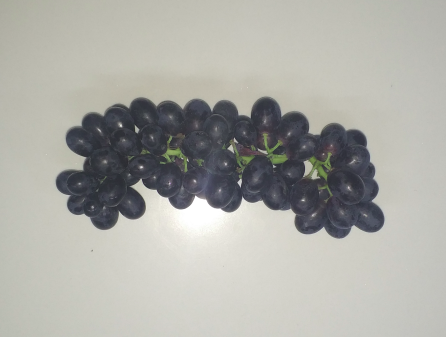
#> input picture img/blob2.png, 446 x 337 px
$ jupyter execute ValeFruit-Testes.ipynb   (older library calls are emulated)
#> lines starting #> are read from the running program, lines starting #| are printed output that depends on the picture; after the words box and inside, x2 and y2 are one past the last pixel; in counts of white or black regions, pixels touching at a corner belong together; long printed decimals are rounded
[cell 1]
import time
import paho.mqtt.client as mqtt

# The callback for when the client receives a CONNACK response from the server.
def on_connect(client, userdata, flags, rc):
    print("Connected with result code "+str(rc))

    # Subscribing in on_connect() means that if we lose the connection and
    # reconnect then subscriptions will be renewed.
    client.subscribe("no_1/temperatura")
    client.subscribe("no_1/umidade")

# The callback for when a PUBLISH message is received from the server.
def on_message(client, userdata, msg):
    print(msg.topic+" "+str(msg.payload))


client = mqtt.Client()
client.on_connect = on_connect
client.on_message = on_message

client.username_pw_set("ha", "jdep260")
client.connect("192.168.43.81", 1883, 60)

# Blocking call that processes network traffic, dispatches callbacks and
# handles reconnecting.
# Other loop*() functions are available that give a threaded interface and a
# manual interface.
# client.subscribe("teste",0)


print("Publishing message to topic","house/bulbs/bulb1")
# client.publish("teste","OFF")
time.sleep(5)
client.publish("no_1/temperatura","hmmmmmm")

client.loop_forever()

# topic valefruit/farm01/esp01/sensors/air_humidity
# topic valefruit/farm01/esp01/sensors/air_temperature
# topic valefruit/farm01/esp01/sensors/light
# topic valefruit/farm01/esp01/sensors/soil_humidity


# topic valefruit/farm01/no_01/sensores/air_humidity
# topic valefruit/farm01/no_01/sensores/air_temperature
# topic valefruit/farm01/no_01/sensores/light
# topic valefruit/farm01/no_01/sensores/soil_humidity

[cell 2]
import time
import paho.mqtt.client as paho
# broker="broker.hivemq.com"
broker="10.10.1.55"
#define callback
def on_message(client, userdata, message):
    time.sleep(1)
    print("received message =",str(message.payload.decode("utf-8")))

client= paho.Client("client-001") #create client object client1.on_publish = on_publish #assign function to callback client1.connect(broker,port) #establish connection client1.publish("house/bulb1","on")
######Bind function to callback
client.on_message=on_message
#####
print("connecting to broker ",broker)
client.connect(broker)#connect
client.loop_start() #start loop to process received messages
print("subscribing ")
client.subscribe("teste")#subscribe
time.sleep(2)
print("publishing ")
client.publish("house/bulb1","on")#publish
time.sleep(4)
client.disconnect() #disconnect
client.loop_stop() #stop loop

[cell 3]
# Exemplo 01 - 68 uvas no cacho
# Exemplo 02 - 58 uvas no cacho
# Uvas cilíndricas

# Standard imports
from __future__ import print_function
import cv2 as cv2
import numpy as np
import argparse
import random as rng


# Read image
# im = cv2.imread("blob.jpg", cv2.IMREAD_GRAYSCALE)
# im = cv2.imread("blob.jpg")

im = cv2.imread("img/blob2.png")
#> im is the input picture: shape (337, 446, 3); mean B, G, R 165.6, 171.4, 171.5

# cv2.imshow("Keypoints", im)
# cv2.waitKey() #image will not show until this is called
# cv2.destroyWindow("Keypoints",) #make sure window closes cleanly
# Set up the detector with default parameters.
detector = cv2.SimpleBlobDetector_create()

# Detect blobs.
keypoints = detector.detect(im)
#> keypoints = ()

# Draw detected blobs as red circles.
# cv2.DRAW_MATCHES_FLAGS_DRAW_RICH_KEYPOINTS ensures the size of the circle corresponds to the size of blob
im_with_keypoints = cv2.drawKeypoints(im, keypoints, np.array([]), (0,0,255), cv2.DRAW_MATCHES_FLAGS_DRAW_RICH_KEYPOINTS)

# Show keypoints
# cv2.imshow("Keypoints", im_with_keypoints)
# cv2.waitKey(0)


threshold = 100

src = im
src_gray = cv2.cvtColor(src, cv2.COLOR_BGR2GRAY)

img = cv2.imread("img/blob2.png",0)
#> img: shape (337, 446); min 42, max 255, mean 170.4
img = cv2.medianBlur(img,5)
cimg = cv2.cvtColor(img,cv2.COLOR_GRAY2BGR)


src_gray = cv2.blur(src_gray, (3,3))

canny_output2 = cv2.Canny(src_gray, 180, 200, 3)
#> canny_output2: shape (337, 446); 1.2% white in thin lines or dots, all inside (x1, y1, x2, y2) = (55, 97, 385, 239)
blur = cv2.GaussianBlur(canny_output2, (5,5), 0)

circles = cv2.HoughCircles(img,cv2.HOUGH_GRADIENT,1,20,
                            param1=50,param2=30,minRadius=10,maxRadius=0)
#> circles = 48 rows, first 8: [283.5, 192.5, 46.3], [222.5, 147.5, 47.6], [114.5, 159.5, 54], [246.5, 81.5, 129.9], [282.5, 239.5, 97.3], [303.5, 175.5, 48.2], [196.5, 171.5, 41.9], [145.5, 171.5, 40.8]

circles = np.uint16(np.around(circles))
#> circles = 48 rows, first 8: [284, 192, 46], [222, 148, 48], [114, 160, 54], [246, 82, 130], [282, 240, 97], [304, 176, 48], [196, 172, 42], [146, 172, 41]
for i in circles[0,:]:
    # draw the outer circle
    cv2.circle(cimg,(i[0],i[1]),i[2],(0,255,0),2)
    # draw the center of the circle
    cv2.circle(cimg,(i[0],i[1]),2,(0,0,255),3)
#> this loop made 48 passes
#> i on passes 1 to 12: [284, 192, 46], [222, 148, 48], [114, 160, 54], [246, 82, 130], [282, 240, 97], [304, 176, 48], [196, 172, 42], [146, 172, 41], [300, 144, 34], [232, 170, 40], [262, 56, 125], [260, 216, 69]
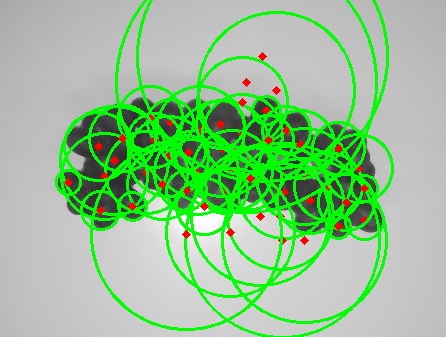
#> cimg: shape (337, 446, 3); mean B, G, R 146.7, 192.1, 149.3


canny_output = cv2.Canny(src_gray, threshold, threshold * 2)


_, contours, _ = cv2.findContours(canny_output, cv2.RETR_TREE, cv2.CHAIN_APPROX_SIMPLE)
#> contours = 59 contours, 48 with area under 20; largest, box (x1, y1, x2, y2) and area: (120, 97, 385, 239) 194, (55, 97, 211, 230) 112, (303, 160, 313, 177) 92, (303, 160, 313, 177) 82, (258, 132, 279, 169) 52


contours_poly = [None]*len(contours)
#> contours_poly = 59 items
boundRect = [None]*len(contours)
#> boundRect = 59 items
centers = [None]*len(contours)
#> centers = 59 items
radius = [None]*len(contours)
#> radius = 59 items
for i, c in enumerate(contours):
    contours_poly[i] = cv2.approxPolyDP(c, 3, True)
    boundRect[i] = cv2.boundingRect(contours_poly[i])
    centers[i], radius[i] = cv2.minEnclosingCircle(contours_poly[i])
#> this loop made 59 passes
#> c on passes 33, 56: [[103, 160], [103, 163], [106, 163], [106, 160]], [[120, 123], [122, 125], [120, 127], [118, 125]]
#> after the loop, boundRect = 59 items, first 6: (360, 213, 8, 4), (311, 214, 6, 3), (312, 212, 3, 5), (101, 205, 5, 5), (103, 206, 2, 4), (91, 205, 3, 4); centers = 59 pairs, first value 79 to 363.5, second value 113 to 215; contours_poly = 59 contours, 48 with area under 20; largest, box (x1, y1, x2, y2) and area: (120, 97, 385, 239) 154, (55, 97, 211, 230) 126, (162, 148, 189, 173) 54, (303, 160, 313, 177) 54, (272, 143, 289, 164) 50; radius = 59 values, max 132.5 at index 57, min 0.0001 at index 46, mean 7.83


drawing = np.zeros((canny_output.shape[0], canny_output.shape[1], 3), dtype=np.uint8)


for i in range(len(contours)):
    color = (rng.randint(0,256), rng.randint(0,256), rng.randint(0,256))
    cv2.drawContours(drawing, contours_poly, i, color)
#     cv2.rectangle(drawing, (int(boundRect[i][0]), int(boundRect[i][1])), \
#       (int(boundRect[i][0]+boundRect[i][2]), int(boundRect[i][1]+boundRect[i][3])), color, 2)
    cv2.circle(drawing, (int(centers[i][0]), int(centers[i][1])), int(radius[i]), color, 2)
#> this loop made 59 passes
#> color on passes 1 to 12: (197, 215, 20), (132, 248, 207), (155, 244, 183), (111, 71, 144), (71, 48, 128), (75, 158, 50), (37, 169, 241), (51, 181, 222), (161, 104, 244), (226, 133, 31), (7, 47, 204), (0, 252, 170)


# cv2.imshow('Contours', circles)
cv2.imshow('detected circles',img)
cv2.waitKey(0)
cv2.destroyAllWindows()

[cell 4]
from __future__ import print_function
import cv2 as cv
import numpy as np
import argparse
import random as rng
rng.seed(12345)
def thresh_callback(val):
#> called with val = 100
    threshold = val

    canny_output = cv.Canny(src_gray, threshold, threshold * 2)


    _, contours, _ = cv.findContours(canny_output, cv.RETR_TREE, cv.CHAIN_APPROX_SIMPLE)


    contours_poly = [None]*len(contours)
#> contours_poly = 59 items
    boundRect = [None]*len(contours)
#> boundRect = 59 items
    centers = [None]*len(contours)
#> centers = 59 items
    radius = [None]*len(contours)
#> radius = 59 items
    for i, c in enumerate(contours):
        contours_poly[i] = cv.approxPolyDP(c, 3, True)
        boundRect[i] = cv.boundingRect(contours_poly[i])
        centers[i], radius[i] = cv.minEnclosingCircle(contours_poly[i])
#> after the loop, boundRect = 59 items, first 6: (360, 213, 8, 4), (311, 214, 6, 3), (312, 212, 3, 5), (101, 205, 5, 5), (103, 206, 2, 4), (91, 205, 3, 4); centers = 59 pairs, first value 79 to 363.5, second value 113 to 215; contours_poly = 59 contours, 48 with area under 20; largest, box (x1, y1, x2, y2) and area: (120, 97, 385, 239) 154, (55, 97, 211, 230) 126, (162, 148, 189, 173) 54, (303, 160, 313, 177) 54, (272, 143, 289, 164) 50; radius = 59 values, max 132.5 at index 57, min 0.0001 at index 46, mean 7.83


    drawing = np.zeros((canny_output.shape[0], canny_output.shape[1], 3), dtype=np.uint8)


    for i in range(len(contours)):
        color = (rng.randint(0,256), rng.randint(0,256), rng.randint(0,256))
        cv.drawContours(drawing, contours_poly, i, color)
        cv.rectangle(drawing, (int(boundRect[i][0]), int(boundRect[i][1])), \
          (int(boundRect[i][0]+boundRect[i][2]), int(boundRect[i][1]+boundRect[i][3])), color, 2)
        cv.circle(drawing, (int(centers[i][0]), int(centers[i][1])), int(radius[i]), color, 2)
#> this loop made 59 passes
#> color on passes 1 to 12: (213, 5, 152), (188, 99, 138), (223, 82, 191), (63, 221, 133), (89, 95, 181), (46, 211, 85), (75, 105, 39), (97, 174, 164), (12, 234, 173), (13, 212, 1), (3, 83, 91), (146, 50, 212)
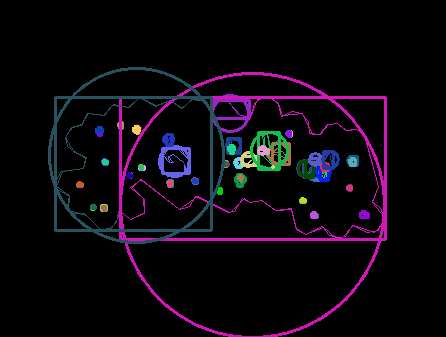
#> drawing: shape (337, 446, 3); mean of channels 0, 1, 2 13.3, 6.2, 11; drawn as B, G, R


    cv.imshow('Contours', drawing)

parser = argparse.ArgumentParser(description='Code for Creating Bounding boxes and circles for contours tutorial.')
parser.add_argument('--input', help='Path to input image.', default='stuff.jpg')
args = parser.parse_args()
src = cv.imread(cv.samples.findFile(args.input))
if src is None:
    print('Could not open or find the image:', args.input)
    exit(0)
# Convert image to gray and blur it
src_gray = cv.cvtColor(src, cv.COLOR_BGR2GRAY)
src_gray = cv.blur(src_gray, (3,3))
source_window = 'Source'
cv.namedWindow(source_window)
cv.imshow(source_window, src)
max_thresh = 255
thresh = 100 # initial threshold
cv.createTrackbar('Canny thresh:', source_window, thresh, max_thresh, thresh_callback)
thresh_callback(thresh)
cv.waitKey()
#> Out = 27

# WATERSHED

[cell 5]
import numpy as np
import cv2 as cv
from matplotlib import pyplot as plt
img = cv.imread('blob.jpg')
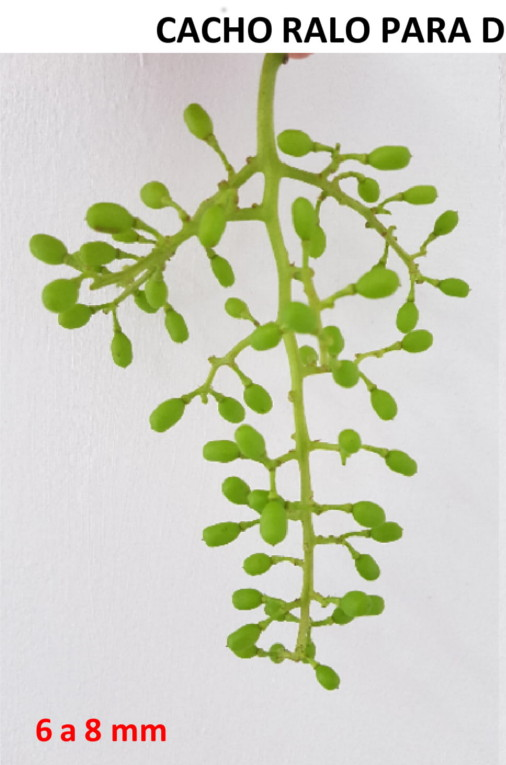
#> input picture img/blob.jpg, 506 x 765 px, found by its file name
#> img is the input picture: shape (765, 506, 3); mean B, G, R 192.9, 209.2, 207.2
gray = cv.cvtColor(img,cv.COLOR_BGR2GRAY)
ret, thresh = cv.threshold(gray,0,255,cv.THRESH_BINARY_INV+cv.THRESH_OTSU)
#> thresh: shape (765, 506); 16.5% white; 21 white regions (1 under 20 px), largest, box (x1, y1, x2, y2) and area: (30, 53, 470, 690) 58286, (248, 17, 272, 43) 354, (346, 17, 370, 43) 351
#> ret = 175


# noise removal

# noise removal
kernel = np.ones((3,3),np.uint8)
opening = cv.morphologyEx(thresh,cv.MORPH_OPEN,kernel, iterations = 2)
#> opening: shape (765, 506); 15.7% white; 57 white regions, largest, box (x1, y1, x2, y2) and area: (30, 53, 424, 690) 43021, (335, 256, 400, 299) 1339, (392, 293, 433, 353) 1247
# sure background area
sure_bg = cv.dilate(opening,kernel,iterations=3)
#> sure_bg: shape (765, 506); 25% white; 20 white regions, largest, box (x1, y1, x2, y2) and area: (27, 50, 461, 693) 75606, (379, 14, 473, 46) 2522, (177, 14, 275, 46) 2454
# Finding sure foreground area
dist_transform = cv.distanceTransform(opening,cv.DIST_L2,5)
ret, sure_fg = cv.threshold(dist_transform,0.7*dist_transform.max(),255,0)
#> sure_fg: shape (765, 506) float32; 0.41% white; 31 white regions (14 under 20 px), largest, box (x1, y1, x2, y2) and area: (200, 199, 228, 234) 306, (98, 213, 125, 231) 207, (264, 502, 280, 533) 165
#> ret = 11.76
# Finding unknown region
sure_fg = np.uint8(sure_fg)
unknown = cv.subtract(sure_bg,sure_fg)
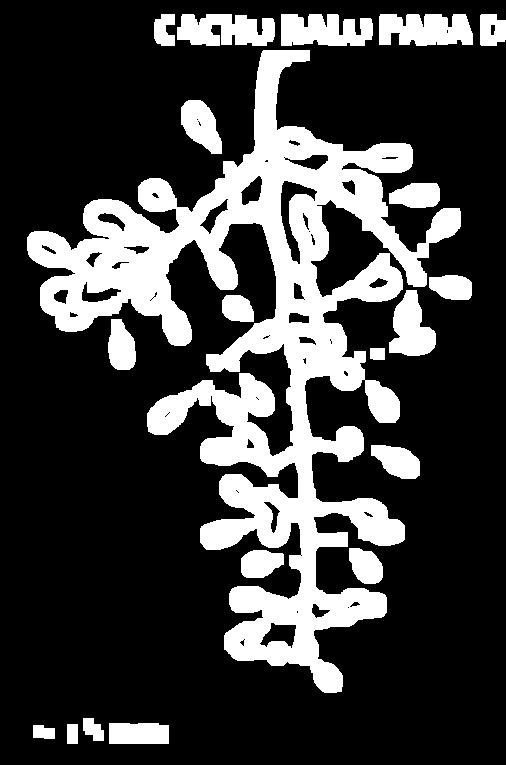
#> unknown: shape (765, 506); 24.6% white; 20 white regions, largest, box (x1, y1, x2, y2) and area: (27, 50, 461, 693) 74035, (379, 14, 473, 46) 2522, (177, 14, 275, 46) 2454


# Marker labelling
ret, markers = cv.connectedComponents(sure_fg)
#> markers: shape (765, 506) int32; 32 distinct labels, from 0 to 31
#> ret = 32
# Add one to all labels so that sure background is not 0, but 1
markers = markers+1
#> markers: shape (765, 506) int32; 32 distinct labels, from 1 to 32
# Now, mark the region of unknown with zero
markers[unknown==255] = 0
#> markers: shape (765, 506) int32; 33 distinct labels, from 0 to 32

markers = cv.watershed(img,markers)
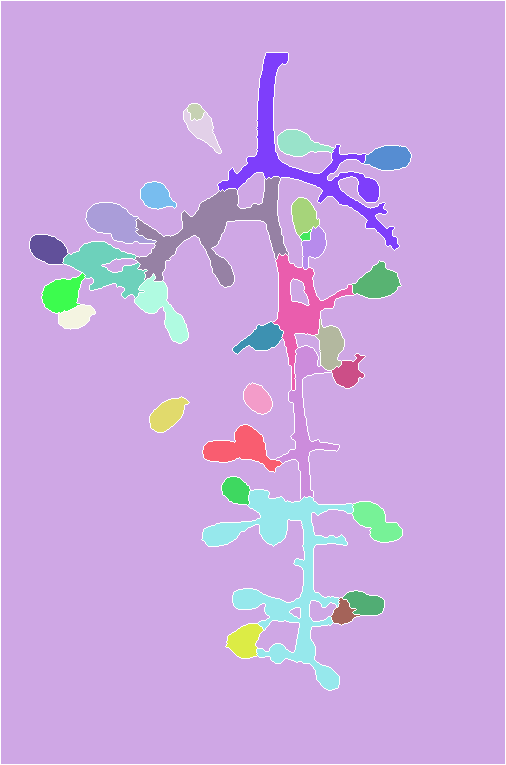
#> markers: shape (765, 506) int32; 33 distinct labels, from -1 to 32; one colour per label, 0 black, -1 white
img[markers == -1] = [255,0,0]
#> img: shape (765, 506, 3); 2.28% of pixels changed, all inside (x1, y1, x2, y2) = (0, 0, 506, 765)

cv.imshow('Source',img)
cv.waitKey(0)
cv.destroyAllWindows()

[cell 6]
import cv2

raw_image = cv2.imread('img/blob.jpg')
cv2.imshow('Original Image', raw_image)
cv2.waitKey(0)

bilateral_filtered_image = cv2.bilateralFilter(raw_image, 5, 175, 175)
cv2.imshow('Bilateral', bilateral_filtered_image)
cv2.waitKey(0)


edge_detected_image = cv2.Canny(bilateral_filtered_image, 75, 200)
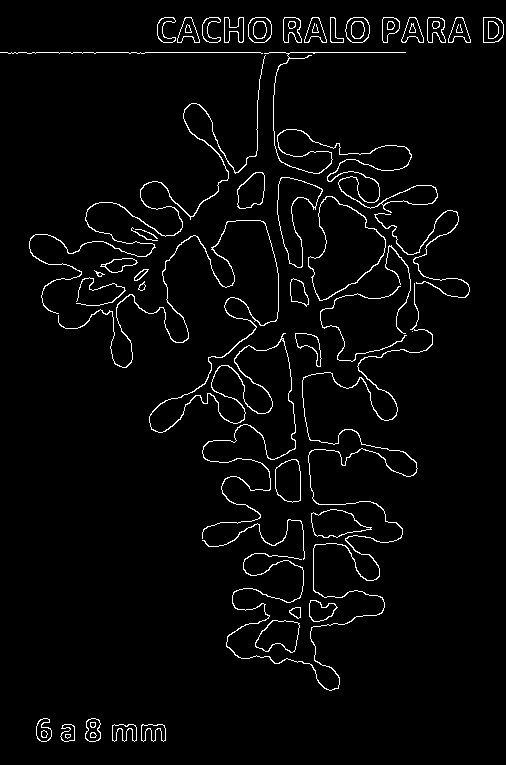
#> edge_detected_image: shape (765, 506); 3.2% white in thin lines or dots
cv2.imshow('Edge', edge_detected_image)
cv2.waitKey(0)

_, contours, hierarchy = cv2.findContours(edge_detected_image, cv2.RETR_TREE, cv2.CHAIN_APPROX_SIMPLE)
#> contours = 108 contours, 12 with area under 20; largest, box (x1, y1, x2, y2) and area: (308, 196, 386, 301) 4688, (308, 196, 386, 301) 4594, (277, 177, 323, 268) 1797, (277, 177, 323, 268) 1760, (311, 509, 372, 538) 1072

contour_list = []
for contour in contours:
    approx = cv2.approxPolyDP(contour,0.01*cv2.arcLength(contour,True),True)
    area = cv2.contourArea(contour)
    if ((len(approx) > 8) & (len(approx) < 23) & (area > 30) ):
        contour_list.append(contour)
#> this loop made 108 passes
#> area on passes 1, 2, 3, 4, 5, 6, 9, 10, 11, 12, 13, 14: 242, 232.5, 242.5, 229.5, 175, 167, 287, 269.5, 25, 21, 24, 20
#> after the loop, contour_list = 78 contours; largest, box (x1, y1, x2, y2) and area: (308, 196, 386, 301) 4688, (308, 196, 386, 301) 4594, (277, 177, 323, 268) 1797, (277, 177, 323, 268) 1760, (311, 509, 372, 538) 1072

cv2.drawContours(raw_image, contour_list,  -1, (255,0,0), 2)
#> raw_image: shape (765, 506, 3); 4.06% of pixels changed, all inside (x1, y1, x2, y2) = (35, 16, 505, 743)
cv2.imshow('Objects Detected',raw_image)
cv2.waitKey(0)
cv2.destroyAllWindows()

[cell 7]
# USAGE
# python watershed.py --image images/coins_01.png

# import the necessary packages
from skimage.feature import peak_local_max
from skimage.morphology import watershed
from scipy import ndimage
import numpy as np
import argparse
import cv2

# construct the argument parse and parse the arguments
# ap = argparse.ArgumentParser()
# ap.add_argument("-i", "--image", required=True,
#     help="path to input image")
# args = vars(ap.parse_args())

# load the image and perform pyramid mean shift filtering
# to aid the thresholding step
# image = cv2.imread(args["image"])
image = cv2.imread("img/blob10.jpg")
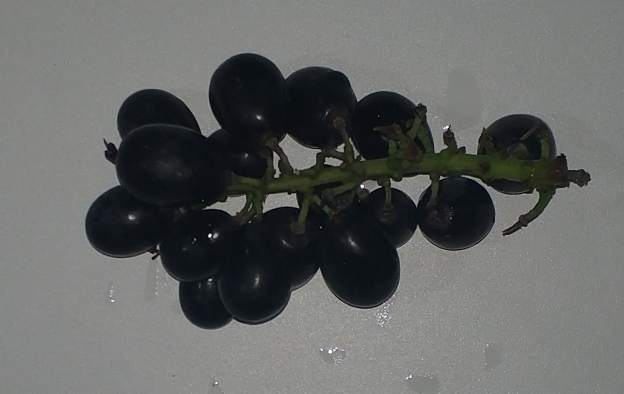
#> input picture img/blob10.jpg, 1248 x 787 px (shown at 1/2 size)
#> image is the input picture: shape (787, 1248, 3); mean B, G, R 99.6, 101, 99.1
image = 255-image
shifted = cv2.pyrMeanShiftFiltering(image, 21, 51)
cv2.imshow("Input", image)
cv2.imshow("Shifted", shifted)

# convert the mean shift image to grayscale, then apply
# Otsu's thresholding
gray = cv2.cvtColor(shifted, cv2.COLOR_BGR2GRAY)
#> gray: shape (787, 1248)
thresh = cv2.threshold(gray, 0, 255,
    cv2.THRESH_BINARY | cv2.THRESH_OTSU)[1]
#> thresh: shape (787, 1248); 31% white; 2 white regions (1 under 20 px), largest, box (x1, y1, x2, y2) and area: (170, 106, 1182, 659) 304203
print("NON-ZERO THRESH: ", cv2.countNonZero(thresh))
#| NON-ZERO THRESH:  304204
cv2.imshow("Thresh", thresh)

# compute the exact Euclidean distance from every binary
# pixel to the nearest zero pixel, then find peaks in this
# distance map
D = ndimage.distance_transform_edt(thresh)
localMax = peak_local_max(D, indices=False, min_distance=5,
    labels=thresh)
#> localMax: shape (787, 1248) bool; 0.01% white in thin lines or dots, all inside (x1, y1, x2, y2) = (210, 170, 1160, 611)

# perform a connected component analysis on the local peaks,
# using 8-connectivity, then appy the Watershed algorithm
markers = ndimage.label(localMax, structure=np.ones((3, 3)))[0]
#> markers: shape (787, 1248) int32; 63 distinct labels, from 0 to 62
labels = watershed(-D, markers, mask=thresh)
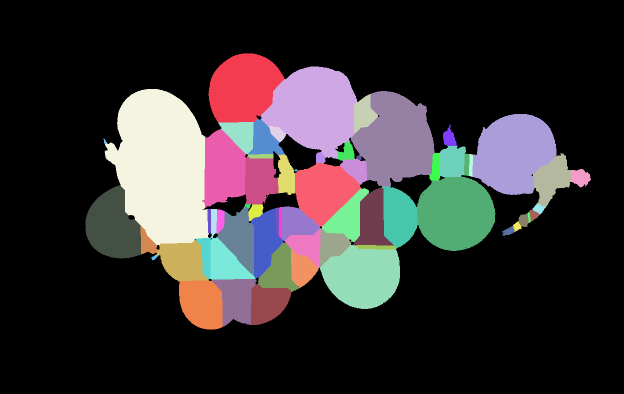
#> labels: shape (787, 1248) int32 (shown at 1/2 size); 63 distinct labels, from 0 to 62; one colour per label, 0 black
print("[INFO] {} unique segments found".format(len(np.unique(labels)) - 1))
#| [INFO] 62 unique segments found

# loop over the unique labels returned by the Watershed
# algorithm
cont = 0
for label in np.unique(labels):
    # if the label is zero, we are examining the 'background'
    # so simply ignore it
    if label == 0:
        continue

    # otherwise, allocate memory for the label region and draw
    # it on the mask
    mask = np.zeros(gray.shape, dtype="uint8")
    mask[labels == label] = 255

    # detect contours in the mask and grab the largest one
    cnts = cv2.findContours(mask.copy(), cv2.RETR_EXTERNAL,
        cv2.CHAIN_APPROX_SIMPLE)[-2]
    c = max(cnts, key=cv2.contourArea)
    # draw a circle enclosing the object
    ((x, y), r) = cv2.minEnclosingCircle(c)

    print("#{}".format(label), r)
    if r > 14:
        cont+=1
        cv2.circle(image, (int(x), int(y)), int(r), (0, 255, 0), 2)
#> this loop made 63 passes
#> (x, y, r) on passes 2 to 13: (492.7, 186.1, 81.07), (623.6, 228.2, 102.6), (724, 228, 43.08), (551.3, 265.3, 20.25), (472.4, 270, 43.34), (532, 280.1, 46.34), (903.6, 271.2, 22.37), (210.5, 281.5, 5.7), (789.6, 275.9, 100.8), (1022.5, 305, 91.16), (520.6, 312, 25.74), (691.6, 303.2, 21.49)
#| #1 81.071
#| #2 102.626
#| #3 43.081
#| #4 20.254
#| #5 43.336
#| #6 46.337
#| #7 22.366
#| #8 5.701
#> (further printed lines are left out)
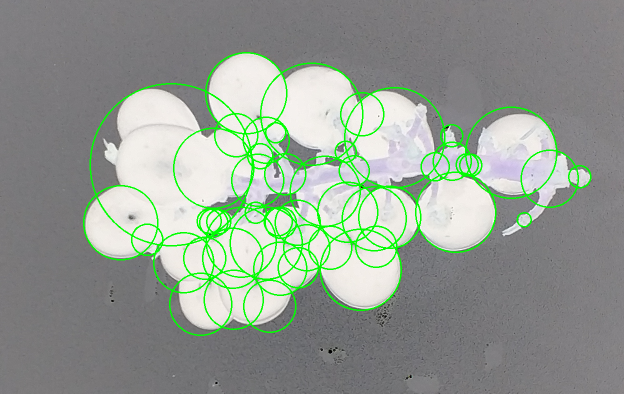
#> image: shape (787, 1248, 3) (shown at 1/2 size); mean B, G, R 146.4, 156.7, 146.8
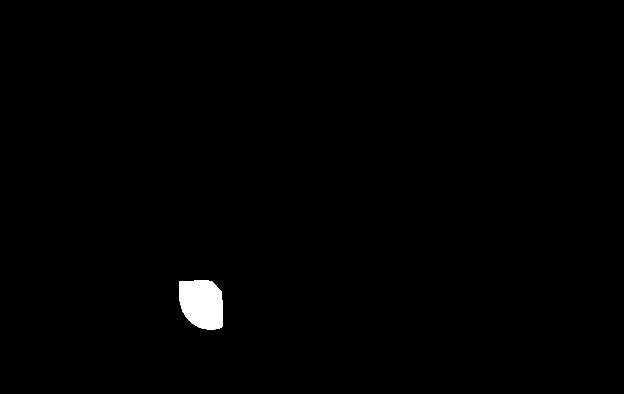
#> mask: shape (787, 1248) (shown at 1/2 size); 0.74% white; 1 white region, box (x1, y1, x2, y2) and area: (358, 561, 445, 659) 7248
#> after the loop, cont = 51
#     cv2.putText(image, "#{}".format(label), (int(x) - 10, int(y)),
#         cv2.FONT_HERSHEY_SIMPLEX, 0.6, (0, 0, 255), 2)
print("Contagem: ", cont)
#| Contagem:  51
# show the output image
cv2.imshow("Output", image)
cv2.waitKey(0)
cv2.destroyAllWindows()
# 21
# 63
